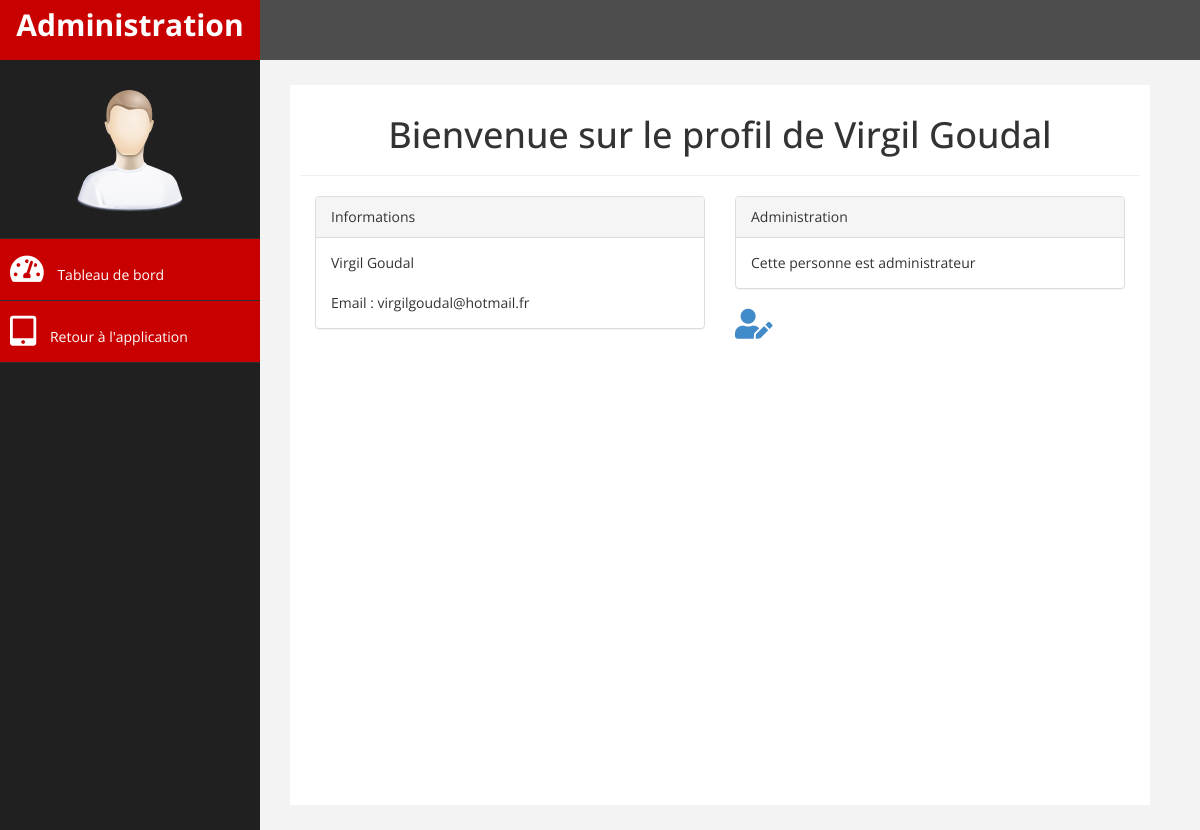
The page /Pages/Admin/show_user.php?id=1 (signed in) on the database its author committed.
### tables this page shows
CREATE TABLE tuser
(
	IdUser INT	NOT NULL 	PRIMARY KEY	AUTO_INCREMENT,
	user_login 	varchar(60) NOT NULL,
	user_password   varchar(64) NOT NULL,
	user_email	varchar(100)NOT NULL,
	user_role       varchar(60) NOT NULL,
	user_lastname	varchar(60) NOT NULL,
	user_name 	varchar(60) NOT NULL
);

### Pages/Admin/show_user.php (the view, shortened to what this page needs)
<!DOCTYPE html>
<html xmlns="http://www.w3.org/1999/xhtml">
<head>
    <link href="assets/css/bootstrap.css" rel="stylesheet" />
    <link href="assets/css/font-awesome.css" rel="stylesheet" />
    <link href="assets/js/morris/morris-0.4.3.min.css" rel="stylesheet" />
    <link href="assets/css/custom.css" rel="stylesheet" />
    <link rel="stylesheet" type="text/css" href="css/admin.css">
    <link rel="stylesheet" href="https://use.fontawesome.com/releases/v5.7.0/css/all.css" />
</head>
<body>
    <div id="wrapper">
        <nav class="navbar navbar-default navbar-cls-top " role="navigation" style="margin-bottom: 0">
            <div class="navbar-header">
                <a class="navbar-brand" href="Administration.php">Administration</a>
            </div>
        </nav>
                <nav class="navbar-default navbar-side" role="navigation">
            <div class="sidebar-collapse">
                <ul class="nav" id="main-menu">
				<li class="text-center">
                    <img src="assets/img/find_user.png" class="user-image img-responsive"/>
					</li>
                    <li>
                        <a class="active-menu"  href="Administration.php"><i class="fas fa-tachometer-alt"></i> Tableau de bord </a>
                    </li>
                    <li>
                      <a class="active-menu"  href="../../index.php"><i class="fas fa-tablet-alt"></i> Retour à l'application </a>
                    </li>
            </div>
        </nav>
         <div id="page-wrapper" >
        <div id="page-inner">
        <?php
            $id = $_GET['id'];
            $connect = mysqli_connect("localhost", "root", "root", "bdprojet");
            $connect->set_charset("utf8") ;
            $Rsql = "SELECT * FROM tuser Where IdUser = $id";
            $result = mysqli_query($connect, $Rsql);
            while($row = mysqli_fetch_array($result))
                {
                          $name = $row['user_name'];
                          $lastname = $row['user_lastname'];
                          $Email = $row['user_email'];
                          $admin = $row['user_role'];
                }
        echo "<h1> Bienvenue sur le profil de ".$name." ".$lastname."</h1>";
        ?>
        <hr>
        <div class="col-md-6 col-sm-12 col-xs-12">
                    <div class="panel panel-default">
                        <div class="panel-heading">
                            Informations
                        </div>
                        <div class="panel-body">
                        <?php
                        echo $name." ".$lastname."<br> <br>";
                        echo "Email  : ".$Email;
                        ?>
                        </div>
                    </div>
                </div>
                      <div class="col-md-6 col-sm-12 col-xs-12">
                    <div class="panel panel-default">
                        <div class="panel-heading">
                            Administration
                        </div>
                        <div class="panel-body">
                        <?php
                        if ($admin == "ROLE_USER" ) {
                            echo "Cette personne n'est pas administrateur";
                        }
                        else {
                           echo "Cette personne est administrateur";
                        }
                       echo " </div>  </div>
                        <a href='edit_user.php?id=".$id."&role=".$admin."'> <i class='fas fa-user-edit'></i> </a>";
                        ?>
           </div>
        </div>
    </div>
</body>
</html>

### Pages/Admin/assets/css/custom.css (style rules this page uses)
body { font-family: 'Open Sans', sans-serif; }
#wrapper { width: 100%; background:#202020; }
#page-wrapper { padding: 15px 15px; min-height: 720px; background:#F3F3F3; }
#page-inner { margin:10px 20px 10px 0px; background-color:#fff!important; padding:10px; height:720px; }
.text-center { text-align:center; }
h1 { text-align:center; }
.user-image { margin: 25px auto; -webkit-border-radius: 10px; -moz-border-radius: 10px; border-radius: 10px; max-height:170px; max-width:170px; }
.navbar-cls-top .navbar-brand { color: #fff; background: #C90000; width: 260px; text-align: center; height: 60px; font-size: 30px; font-weight: 700; }
.active-menu { background-color:#C90000!important; }
.sidebar-collapse , .sidebar-collapse .nav { background:none; }
.sidebar-collapse .nav { padding:0; }
.sidebar-collapse .nav > li > a { color:#fff; background:#202020; text-shadow:none; }
.sidebar-collapse > .nav > li > a { padding:15px 10px; }
.sidebar-collapse > .nav > li { border-bottom: 1px solid rgba(107, 108, 109, 0.19); }
.navbar-side { border:none; background-color: #202020; }
.navbar-cls-top { background:#4D4D4D; border-bottom:none; }
.navbar-default { border:0px solid black; }
.navbar-header { background: ; }
.nav > li > a > i { margin-right:10px; }
@media (min-width:768px) { #page-wrapper { margin: 0 0 0 260px; padding: 15px 30px; } }
@media (min-width:768px) { .navbar-side { z-index: 1; position: absolute; width: 260px; } }
@media (min-width:768px) { .navbar { border-radius: 0px; } }

### Pages/Admin/css/admin.css (style rules this page uses)
i { font-size:30px; }

### rows shown on the page
tuser: user_name "Virgil", user_lastname "Goudal", user_email "virgilgoudal@hotmail.fr"
